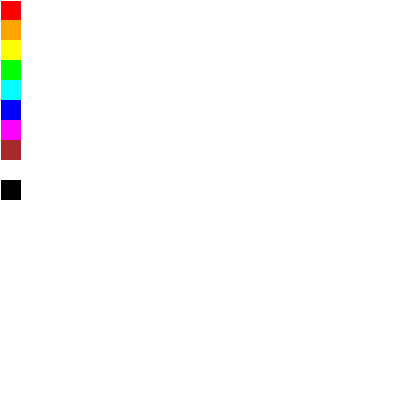
Frame 1 (no input)
Frame 60 (no input): identical to frame 1, image omitted
Frame 120 (the mouse pressed at the canvas centre since frame 60): identical to frame 1, image omitted

The p5.js sketch that drew this single still picture (run headless with seeded random() and noise() and a simulated clock; from frame 60 on, the mouse is pressed at the canvas centre):

// p5.js sketch
// ── sketch.js
let x;
let y;
let selectedColor;
let squares;
let dragging = false;
const size = 10;



function setup() {
  createCanvas(400, 400);

  selectedColor = color('white');
  x = width/2;
  y = height/2;

  squares = [
    new colorSelect(1,1,color('red')),
    new colorSelect(1,20,color('orange')),
    new colorSelect(1,40,color('yellow')),
    new colorSelect(1,60,color('#00FF00')),
    new colorSelect(1,80,color('#00FFFF')),
    new colorSelect(1,100,color('blue')),
    new colorSelect(1,120,color('#FF00FF')),
    new colorSelect(1,140,color('brown')),
    new colorSelect(1,160,color('white')),
    new colorSelect(1,180,color('black'))];
}


function draw() {


  for(let i=0;i < squares.length;i++) {
    squares[i].draw();
  }

  if (dragging) {
    fill(selectedColor);
  }
}
class colorSelect {
  constructor(x,y, fill) {
    this.x = x;
    this.y = y;
    this.fill = fill;
   }
  
    draw() {
      fill(this.fill);
      noStroke();
      square(this.x,this.y,20);
    }

    contains(x,y) {
      let insideX = x >= this.x && x <= this.x+size;
      let insideY = y >= this.y && y <= this.y+size;
      return insideX && insideY;
    }
  }


  
function mousePressed(){
    console.log("mouseX: " + mouseX);
    console.log("x: " + x);
    for (let i = 0; i < squares.length; i++) {
      if (squares[i].contains(mouseX, mouseY)) {
        selectedColor = squares[i].fill;
        return; 
      }
    }
    dragging = true; 
      console.log("dragging");
    }

function mouseReleased(){
    dragging = false;
  }

function mouseDragged(){
  console.log(dragging);
  if(dragging){
    fill(selectedColor);
    noStroke();
    ellipse(mouseX, mouseY, size, size);
    console.log(x);
  }
}
